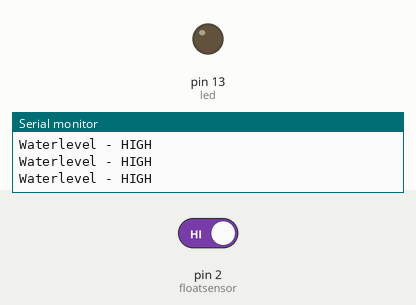
Recording of a sketch running on a simulated Arduino Uno, built with avr-gcc and run on an emulated ATmega328P. Shown: output pins drawn as LEDs (lit = HIGH), the last lines printed to the serial monitor. The inputs (shaded band) are chosen by the test bench; at power-on: pin 2 (floatsensor) HIGH.

Above: at 2.8 s.
2.9 s: pin 2 (floatsensor) driven LOW
At 4.2 s:
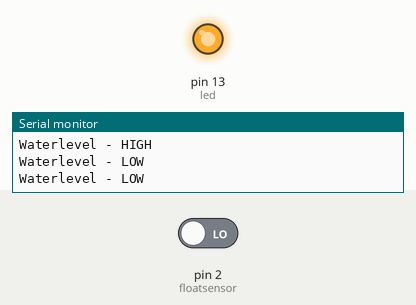
4.5 s: pin 2 (floatsensor) driven HIGH
At 5.9 s:
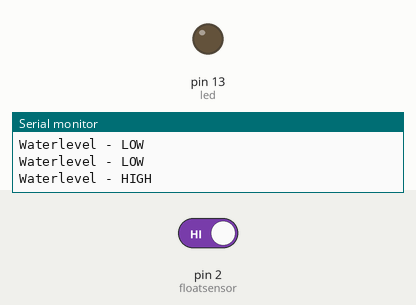
Timing chart, 0 to 7.5 s (numbered marks = the images above; inputs shaded):
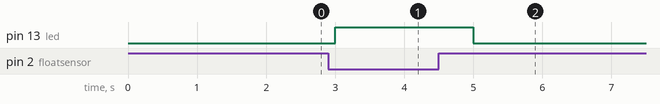

Measured:
- after the input at 2.9 s, pin 13 (led): LOW → HIGH after 0.10 s
- after the input at 4.5 s, pin 13 (led): HIGH → LOW after 0.50 s

The sketch:

4_Water_Level_Sensor.ino
```cpp
int floatsensor = 2;
int led = 13;
int buttonState = 1;

void setup() {
  // put your setup code here, to run once:
  Serial.begin(9600);
  pinMode(floatsensor, INPUT_PULLUP);
  pinMode(led, OUTPUT);
}

void loop() {
  // put your main code here, to run repeatedly:
  buttonState = digitalRead(floatsensor);
  if(buttonState == HIGH){
    digitalWrite(led, LOW);
    Serial.println("Waterlevel - HIGH");
  }
  else{
    digitalWrite(led, HIGH);
    Serial.println("Waterlevel - LOW");
  }
  delay(1000);
}
```
